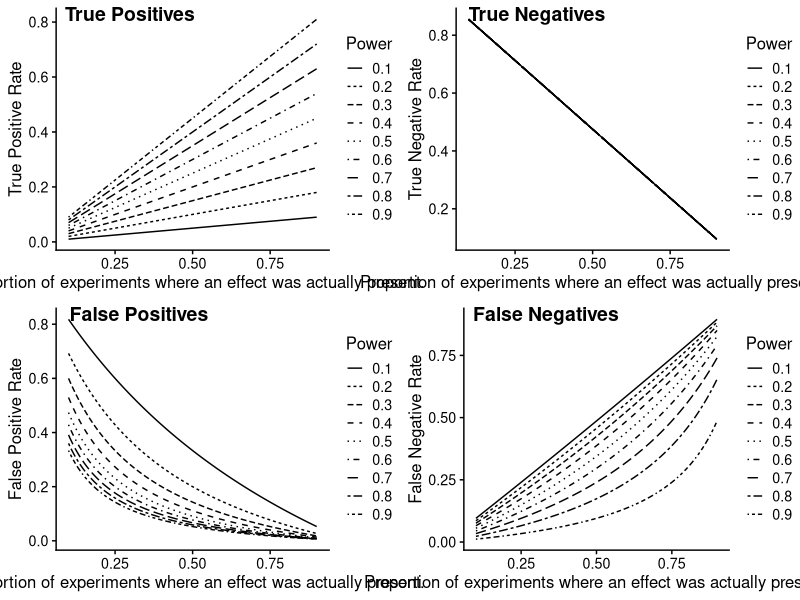

Generate this figure with R:
library(dplyr)
library(ggplot2)
library(cowplot)

theme_set(theme_cowplot(font_size=12))

example <- data.frame(

expand.grid(c(100:900), rep(c(1:9) / 10)),

(1000- expand.grid(c(100:900))))

colnames(example) <- c("effect",'beta','no_effect')

example$type_II <- example$beta*example$effect

example$type_I <- 0.05*example$no_effect

example$true_negative <- (1-0.05)*example$no_effect

example$true_positive <- example$effect*(1-example$beta)

example$Power <- 1 - example$beta

example$Power <- as.factor(example$Power)

tp <- ggplot(example, aes(x=(example$effect / 1000), y=(example$true_positive/1000)), group=Power) + geom_line(aes(linetype=Power)) + xlab("Proportion of experiments where an effect was actually present.") + ylab("True Positive Rate")

tn <- ggplot(example, aes(x=(example$effect / 1000), y=(example$true_negative/1000)), group=Power) + geom_line(aes(linetype=Power)) + xlab("Proportion of experiments where an effect was actually present.") + ylab("True Negative Rate")

fpr <- ggplot(example, aes(x=(example$effect / 1000), y=(example$type_I / (example$type_I + example$true_positive)), group=Power)) +
  geom_line(aes(linetype=Power)) + xlab("Proportion of experiments where an effect was actually present.") + ylab("False Positive Rate")

fnr <- ggplot(example, aes(x=(example$effect / 1000), y=(example$type_II / (example$type_II + example$true_negative)), group=Power)) +
  geom_line(aes(linetype=Power)) + xlab("Proportion of experiments where an effect was actually present.") + ylab("False Negative Rate")

plot_grid(tp,
          tn, 
          fpr, 
          fnr,
          labels = c("True Positives",
                     'True Negatives',
                     'False Positives',
                     'False Negatives')
          )
